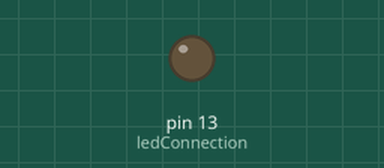
Recording of a sketch running on a simulated Arduino Uno, built with avr-gcc and run on an emulated ATmega328P. On the bench: output pins drawn as LEDs (lit = HIGH).

Above: at 5.0 s.
At 28.0 s:
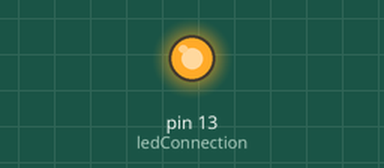
Timing chart, 0 to 72.8 s (numbered marks = the images above):
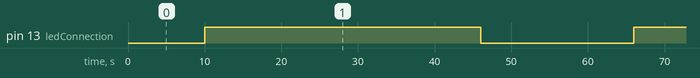

The sketch:

MorseCode.ino
```cpp
int ledConnection = 13; // Led power is connected to port 13.
int quantise = 1000;    // 1 Second
int baudrate = 9600;

void setup() {
  pinMode(ledConnection, OUTPUT);
  Serial.begin(baudrate);
}


//__ LED CONTROL
void ledON() {
  digitalWrite(ledConnection,HIGH);
}

void ledOFF() {
  digitalWrite(ledConnection,LOW);
}

void ledDelay(int len) {
    delay(quantise*len); // 1 Second * len
}

//__ Morse Code Base Syntax

void Dot() { // Total delay: 1 Seconds
  ledON();
  ledDelay(1); // 1 Second
  ledOFF();
}

void Bar() {  // Total delay: 3 Seconds
  ledON();
  ledDelay(3); // 3 Seconds
  ledOFF();
}

void spaceBetweenLetters() { // Total delay: 3 Seconds
  ledDelay(3); // 3 Seconds
}

void spaceBetweenWords() { // Total delay: 7 Seconds
  ledDelay(7); // 7 Seconds
}


//__ MORSE LETTERS
void letterA() {
  Dot();
  Bar();
}

void letterB() {
  Bar();
  Dot();
  Dot();
  Dot();
}

void letterC() {
  Bar();
  Dot();
  Bar();
  Dot();
}

void letterD() {
  Bar();
  Dot();
  Dot();
}

void letterE() {
  Dot();
}

void letterF() {
  Dot();
  Dot();
  Bar();
  Dot();
}

void letterG() {
  Bar();
  Bar();
  Dot();
}

void letterH() {
  Dot();
  Dot();
  Dot();
  Dot();
}

void letterI() {
  Dot();
  Dot();
}

void letterJ() {
  Dot();
  Bar();
  Bar();
  Bar();
}

void letterK(){
  Bar();
  Dot();
  Bar();
}

void letterL(){
  Dot();
  Bar();
  Dot();
  Dot();
}

void letterM(){
  Bar();
  Bar();
}

void letterN(){
  Bar();
  Dot();
}

void letterO(){
  Bar();
  Bar();
  Bar();
}

void letterP(){
  Dot();
  Bar();
  Bar();
  Dot();
}

void letterQ(){
  Bar();
  Bar();
  Dot();
  Bar();
}

void letterR(){
  Dot();
  Bar();
  Dot();
}

void letterS(){
  Dot();
  Dot();
  Dot();
}

void letterT(){
  Bar();
}

void letterU(){
  Dot();
  Dot();
  Bar();
}

void letterV(){
  Dot();
  Dot();
  Dot();
  Bar();
}

void letterW(){
  Dot();
  Bar();
  Bar();
}

void letterX(){
  Bar();
  Dot();
  Dot();
  Bar();
}

void letterY(){
  Bar();
  Dot();
  Bar();
  Bar();
}

void letterZ(){
  Bar();
  Bar();
  Dot();
  Dot();
}


//__ MORSE NUMBERS
void one() {
  Dot();
  Bar();
  Bar();
  Bar();
  Bar();
}

void two() {
  Dot();
  Dot();
  Bar();
  Bar();
  Bar();
}

void three() {
  Dot();
  Dot();
  Dot();
  Bar();
  Bar();
}

void four() {
  Dot();
  Dot();
  Dot();
  Dot();
  Bar();
}

void five() {
  Dot();
  Dot();
  Dot();
  Dot();
  Dot();
}

void six() {
  Bar();
  Dot();
  Dot();
  Dot();
  Dot();
}

void seven() {
  Bar();
  Bar();
  Dot();
  Dot();
  Dot();
}

void eight() {
  Bar();
  Bar();
  Bar();
  Dot();
  Dot();
}

void nine() {
  Bar();
  Bar();
  Bar();
  Bar();
  Dot();
}

void zero() {
  Bar();
  Bar();
  Bar();
  Bar();
  Bar();
}

void loop() {
  ledDelay(10);
  letterB();
  letterH();
  letterA();
  letterR();
  letterG();
  letterA();
  letterV();
  ledDelay(10);
}
```

Measured:
- by itself, pin 13 (ledConnection): alternates HIGH for 36.0 s and LOW for 20.0 s
